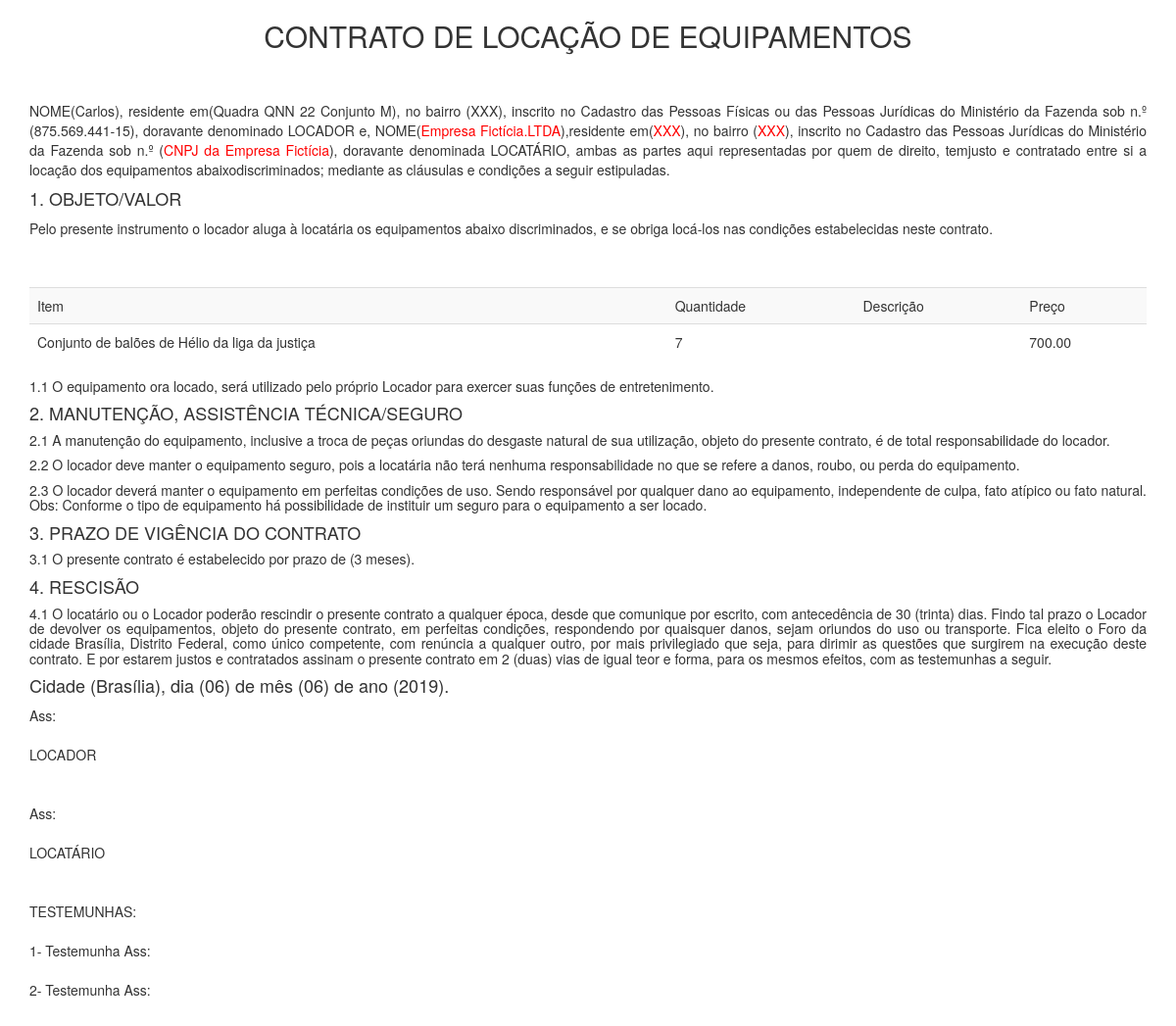
Screenshot of /Views/Pesquisas/ContratoAluguel.php?idaluguel=9 (signed in) with the database file from the repository.
### tables this page shows
CREATE TABLE IF NOT EXISTS `aluguel` (
  `id_aluguel` int(11) NOT NULL,
  `usuario` int(11) NOT NULL,
  `data_entrada` date NOT NULL,
  `data_saida` date NOT NULL,
  `status` varchar(255) NOT NULL,
  `cliente` int(11) NOT NULL
);

CREATE TABLE IF NOT EXISTS `cliente` (
  `id_cliente` int(11) NOT NULL,
  `nome_cliente` varchar(255) NOT NULL,
  `tipo_cliente` char(15) NOT NULL,
  `identificador_cliente` varchar(255) NOT NULL,
  `telefone_cliente` varchar(255) NOT NULL,
  `endereco_cliente` varchar(255) NOT NULL,
  `email_cliente` varchar(255) DEFAULT NULL
);

CREATE TABLE IF NOT EXISTS `aluguel_kit_produto` (
  `aluguel` int(11) NOT NULL,
  `kit_produtos` int(11) NOT NULL,
  `produto` int(11) NOT NULL,
  `quantidade_item` int(11) NOT NULL
);

CREATE TABLE IF NOT EXISTS `produto` (
  `id_produto` int(11) NOT NULL,
  `nome_produto` varchar(155) NOT NULL,
  `preco_compra_p` decimal(10,2) NOT NULL,
  `preco_produto` decimal(10,2) NOT NULL,
  `quantidade` int(255) NOT NULL,
  `disponibilidade_produto` varchar(255) NOT NULL,
  `descricao_produto` varchar(255) DEFAULT NULL,
  `tipo_permissao` int(11) NOT NULL,
  `categoria` int(11) DEFAULT NULL,
  `kit_produtos` int(11) NOT NULL,
  `estoque` int(11) NOT NULL
);

### Conexao/AluguelDAO.php (called while the page is built, shortened)
<?php
class AluguelDAO {
    public function PesquisarAluguelByID(AluguelDTO $AluguelDTO){
        try {
            $pdo =  Conexao::getinstance();
            $sql = "SELECT * FROM aluguel a INNER JOIN cliente c ON (a.cliente=c.id_cliente) INNER JOIN usuario u ON(a.usuario=u.id_usuario) WHERE a.id_aluguel LIKE ?";
            $stmt = $pdo->prepare($sql);
            $stmt->bindValue(1, $AluguelDTO->getIdaluguel());
            $stmt->execute();
            $alugueis = $stmt->fetch(PDO::FETCH_ASSOC);
            return $alugueis;
        } catch (PDOException $ex) {
            echo "".$ex;
        }
    }
}

### Classes/AluguelDTO.php (called while the page is built, shortened)
<?php
class AluguelDTO {
    private $idaluguel;
    function getIdaluguel() {
        return $this->idaluguel;
    }
    function setIdaluguel($idaluguel) {
        $this->idaluguel = $idaluguel;
    }
}

### Conexao/AluguelProdutosKitProdutosDAO.php (called while the page is built, shortened)
<?php
class AluguelProdutosKitProdutosDAO {
    public function PesquisarAPKByID($aluguel){
        try {
            $pdo =  Conexao::getinstance();
            $sql = "SELECT * FROM aluguel_kit_produto apk INNER JOIN produto p ON(apk.produto=p.id_produto) INNER JOIN kit_produtos k ON(apk.kit_produtos=k.id_kit_produtos) INNER JOIN aluguel a ON(apk.aluguel=a.id_aluguel) INNER JOIN cliente c ON(a.cliente=c.id_cliente) WHERE apk.aluguel LIKE ?";
            $stmt = $pdo->prepare($sql);
            $stmt->bindValue(1, $aluguel);
            $stmt->execute();
            $apks = $stmt->fetchAll(PDO::FETCH_ASSOC);
            return $apks;
        } catch (PDOException $ex) {
            echo "".$ex;
        }
    }
}

### Views/Pesquisas/ContratoAluguel.php (the view, shortened to what this page needs)
<!DOCTYPE html>
<html>
    <head>
        <link media="print" href="../../css/bootstrap.min.css" rel="stylesheet">
        <link media="screen" href="../../css/bootstrap.min.css" rel="stylesheet">
        <link href="../../css/estilo.css" rel="stylesheet" media="screen">
    </head>
    <body>
        <?php
        require_once '../../Conexao/AluguelProdutosKitProdutosDAO.php';
        require_once '../../Conexao/AluguelDAO.php';
        require_once '../../Classes/AluguelDTO.php';
        $APKDAO = new AluguelProdutosKitProdutosDAO();
        $AluguelDAO = new AluguelDAO();
        $AluguelDTO = new AluguelDTO();
        if (isset($_GET['idaluguel'])) {
            $aluguel = $_GET['idaluguel'];
            $apks = $APKDAO->PesquisarAPKByID($aluguel);
            $AluguelDTO->setIdaluguel($_GET['idaluguel']);
            $AluguelSelecionado = $AluguelDAO->PesquisarAluguelByID($AluguelDTO);
            ?>
            <div class="container" id="reciboVenda">
                <div class="row">
                    <div class="col-xs-12">
                        <h2 class="h2 text-center">CONTRATO DE LOCAÇÃO DE EQUIPAMENTOS</h2>
                        <br><br>
                        <p class="text-justify">NOME(<?php echo $AluguelSelecionado["nome_cliente"]; ?>), residente em(<?php echo $AluguelSelecionado["endereco_cliente"]; ?>), no bairro (XXX), inscrito no Cadastro das Pessoas Físicas ou das Pessoas Jurídicas do Ministério da Fazenda sob n.º (<?php echo $AluguelSelecionado["identificador_cliente"]; ?>), doravante denominado LOCADOR e,
                            NOME(<font color="red">Empresa Fictícia.LTDA</font>),residente em(<font color="red">XXX</font>), no bairro (<font color="red">XXX</font>), inscrito no Cadastro das Pessoas Jurídicas do Ministério da Fazenda sob n.º (<font color="red">CNPJ da Empresa Fictícia</font>),  doravante denominada LOCATÁRIO, ambas as partes aqui representadas por quem de direito, temjusto e contratado entre si a locação dos equipamentos abaixodiscriminados; mediante as cláusulas e condições a seguir estipuladas.
                        </p>
                        <h4 class="text-justify">1. OBJETO/VALOR</h4>
                        <p class="text-justify">Pelo presente instrumento o locador aluga à locatária os equipamentos abaixo
                            discriminados, e se obriga locá-los nas condições estabelecidas neste contrato.</p>
                        <br>
                           <table class="table table-striped">
                            <tr>
                                <td>Item</td>
                                <td>Quantidade</td>
                                <td>Descrição</td>
                                <td>Preço</td>
                            </tr>
                            <?Php
                            foreach ($apks as $apk) {
                                echo "<tr>";
                                if ($apk["nome_kit_produtos"] != "Nulo" && ($apk["nome_produto"] == "Nulo")) {
                                    echo "      <td>" . $apk["nome_kit_produtos"] . "</td>";
                                    echo "      <td>" . $apk["quantidade_item"] . "</td>";
                                    echo "      <td>" . $apk["descricao_kit_produtos"] . "</td>";
                                    echo "      <td>" . $apk["preco_kit_produtos"] . "</td>";
                                    } else if ($apk["nome_kit_produtos"] == "Nulo" && ($apk["nome_produto"] != "Nulo")) {
                                    echo "      <td>" . $apk["nome_produto"] . "</td>";
                                    echo "      <td>" . $apk["quantidade_item"] . "</td>";
                                    echo "      <td>" . $apk["descricao_produto"] . "</td>";
                                    echo "      <td>" . $apk["preco_produto"] . "</td>";
                                }
                                echo "</tr>";
                            }
                            ?>
                        </table>
                        <h5 class="text-justify">1.1 O equipamento ora locado, será utilizado pelo próprio Locador para exercer
                            suas funções de entretenimento.</h5>
                        <h4 >2. MANUTENÇÃO, ASSISTÊNCIA TÉCNICA/SEGURO</h4>
                        <h5 class="text-justify">2.1 A manutenção do equipamento, inclusive a troca de peças oriundas do desgaste natural de sua utilização, objeto do presente contrato, é de total
                            responsabilidade do locador.</h5>
                        <h5 class="text-justify">2.2 O locador deve manter o equipamento seguro, pois a locatária não terá
                            nenhuma responsabilidade no que se refere a danos, roubo, ou perda do
                            equipamento.</h5>
                        <h5 class="text-justify">2.3 O locador deverá manter o equipamento em perfeitas condições de uso. Sendo responsável por qualquer dano ao equipamento, independente de culpa, fato atípico ou fato natural.
                            Obs: Conforme o tipo de equipamento há possibilidade de instituir um seguro para o equipamento a ser locado.</h5>
                        <h4>3. PRAZO DE VIGÊNCIA DO CONTRATO</h4>
                        <h5 class="text-justify">3.1 O presente contrato é estabelecido por prazo de (3 meses).</h5>
                        <h4>4. RESCISÃO</h4>
                        <h5 class="text-justify">4.1 O locatário ou o Locador poderão rescindir o presente contrato a qualquer época, desde que comunique por escrito, com antecedência de 30 (trinta) dias. Findo tal prazo o Locador de devolver os equipamentos, objeto do presente contrato, em perfeitas condições, respondendo por quaisquer danos, sejam oriundos do uso ou transporte.
                            Fica eleito o Foro da cidade Brasília, Distrito Federal, como único competente, com renúncia a qualquer outro, por mais privilegiado que seja, para dirimir as questões que surgirem na execução deste contrato.
                            E por estarem justos e contratados assinam o presente contrato em 2 (duas) vias
                            de igual teor e forma, para os mesmos efeitos, com as testemunhas a seguir.</h5>
                        <?php
                            $dataAtual = date('Y-m-d');
                            $data = explode('-', $dataAtual)?>
                        <h4 class="text-justify">Cidade (Brasília), dia (<?php echo $data[2]; ?>) de mês (<?php echo $data[1]; ?>) de ano (<?php echo $data[0]; ?>).</h4>
                        <p class="text-left">
                            Ass:<br><br>
                            LOCADOR
                            <br><br><br>
                            Ass:<br><br>
                            LOCATÁRIO
                            <br><br><br>
                            TESTEMUNHAS:
                            <br><br>
                            1- Testemunha Ass:
                            <br><br>
                            2- Testemunha Ass:
                            <br><br>
                        </p>
                    </div>
                </div>
            </div>
            <?php
        } else {
            ?>
            <h1 class="h1 alert-danger">Venda não selecionada. Volte e refaça o processo.</h1>
            <?php
        }
        ?>
    </body>
</html>

### rows the page displays
aluguel: cliente.nome_cliente "Carlos", cliente.endereco_cliente "Quadra QNN 22 Conjunto M", cliente.identificador_cliente "875.569.441-15"
aluguel_kit_produto: produto.nome_produto "Conjunto de balões de Hélio da liga da justiça", quantidade_item "7", produto.preco_produto "700.00"

### other values shown
$data[2] "06"
$data[1] "06"
$data[0] "2019"
